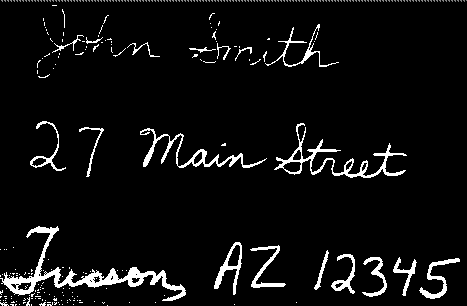
//> input picture homework/homework-4/test.png, 467 x 306 px
$ ./main ../test.png   (built with g++ and OpenCV 4)
//> lines starting //> are read from the running program, lines starting //| are printed output that depends on the picture; after the words box and inside, x2 and y2 are one past the last pixel; in counts of white or black regions, pixels touching at a corner belong together
#include <opencv2/opencv.hpp>

using namespace cv;

void populateHistogram(Mat &inputImage, int *pixelValueHistogram, double *probabilityDistribution);
void populateDistributionArray(double *probabilityDistribution, int *pixelValueHistogram, int totalImagePixels);
void calculateJValues(int currentThreshold, double *probabilityDistribution, double &q1, double &q2, double &mu1, double &mu2, double &sigmaSquared1, double &sigmaSquared2, double *jValues);
void printArrayValues(int *pixelValueHistogram, double *probabilityDistribution, double *jValues);
void findMinimumJValue(int &bestThreshold, double *jValues);
void binarizeImage(Mat &output, int threshold);
void removeFileExtension(String &imageName);
void openWindow(String windowName, Mat *image);

int main(int argc, char **argv)
{

  // Usage for the program
  if (argc != 2)
  {
    std::cout << "Usage: {programName} path/to/image" << std::endl;
    return -1;
  }

  // Read the image file
  Mat inputImage = imread(argv[1], IMREAD_GRAYSCALE);
//> inputImage is the input picture: 306 rows x 467 cols, CV_8UC1; min 0, max 255, mean 14.4

  // Check for failure when opening the image.
  if (inputImage.empty())
  {
    std::cout << "Could not open or find the image" << std::endl;
    return -1;
  }

  Mat output = inputImage.clone();

  // A histogram of the pixel values in the pixels in the image.
  int pixelValueHistogram[256];
  double probabilityDistribution[256];
  double jValues[256];

  // Populating the grayscale histogram and creating the
  populateHistogram(inputImage, pixelValueHistogram, probabilityDistribution);
//> pixelValueHistogram = 256 values, max 134604 at index 0, min 0 at index 1, mean 558.2

  // Populating the probability distribution array.
  int rows = inputImage.rows;
//> rows = 306
  int columns = inputImage.cols;
//> columns = 467

  int totalImagePixels = inputImage.rows * inputImage.cols;
//> totalImagePixels = 142902
  populateDistributionArray(probabilityDistribution, pixelValueHistogram, totalImagePixels);
//> probabilityDistribution = 256 values, max 0.942 at index 0, min 0 at index 1, mean 0.00391

  // Test each different threshold value and calculate the values.
  double q1, q2, mu1, mu2, sigmaSquared1, sigmaSquared2;
  for (int currentThreshold = 0; currentThreshold < 256; currentThreshold++)
  {

    calculateJValues(currentThreshold, probabilityDistribution,
                     q1, q2,
                     mu1, mu2,
                     sigmaSquared1, sigmaSquared2,
                     jValues);
  }
//> this loop made 256 passes
//> (q1, q2, mu2, sigmaSquared2) on passes 1 to 3: (0, 1, 14.42, 3220.3), (0.942, 0.0581, 248.3, 753.4), (0.942, 0.0581, 248.3, 753.4)
//> after the loop, q1 = 0.945; q2 = 0.0548; mu1 = 0.469; mu2 = 0; sigmaSquared1 = 63.53; sigmaSquared2 = 0

  printArrayValues(pixelValueHistogram, probabilityDistribution, jValues);

  // Find the best threshold using the jValues.
  int bestThreshold = 0;
  findMinimumJValue(bestThreshold, jValues);

  // Use the best threshold to run binarization of the image.
  binarizeImage(output, bestThreshold);

  // Save the binarized image.
  String imageName = argv[1];
  removeFileExtension(imageName);
  imageName.append("-binarized.png");

  imwrite(imageName, output);

  // [7 lines of commented-out code are left out]

  return 0;
}

void populateHistogram(Mat &inputImage, int *pixelValueHistogram, double *probabilityDistribution)
{
  int rows = inputImage.rows;
  int columns = inputImage.cols;
  int totalImagePixels = rows * columns;

  // Populate the pixel value histogram and probability histogram.
  // Initialize the histogram to zeros.
  for (int i = 0; i < 256; i++)
  {
    pixelValueHistogram[i] = 0;
  }

  // Scan the entire image and populate the pixel values.
  for (int row = 0; row < rows; row++)
  {
    for (int column = 0; column < columns; column++)
    {

      // Get the value of the pixel at that coordinate.
      int pixelValue = inputImage.at<uint8_t>(row, column);

      // Incrementing the value of the number of pixels that match the current threshold.
      pixelValueHistogram[pixelValue]++;
    }
  }
}

void populateDistributionArray(double *probabilityDistribution, int *pixelValueHistogram, int totalImagePixels)
{

  // Populate the pixel value histogram and probability histogram.
  for (int i = 0; i < 256; i++)
  {
    // Populating the probability distribution histogram after all of the pixels are counted.
    probabilityDistribution[i] = (double)pixelValueHistogram[i] / (double)totalImagePixels;

    // std::cout << "Pixel Value Histogram at " << i << ": " << pixelValueHistogram[i] << std::endl;
  }
}

void calculateJValues(int threshold, double *probabilityDistribution, double &q1, double &q2, double &mu1, double &mu2, double &sigmaSquared1, double &sigmaSquared2, double *jValues)
{

  // Calculating q1 for the specified theshold.
  q1 = 0;
  // This gets the sum of all of the pixels that are below the specified threshold.
  for (int i = 0; i < threshold; i++)
  {
    q1 += probabilityDistribution[i];
  }

  // std::cout << "q1 found: " << q1 << std::endl;

  // This is the second value for Kittler's and Illingworth's method.
  q2 = 1 - q1;

  // Calculate the new mu values. THey are initialized to zero because we know that q1 and q2 are positive.
  mu1 = 0;
  mu2 = 0;

  for (int i = 0; i < threshold; i++)
  {
    mu1 += ((double)i * (probabilityDistribution[i] / q1));
  }

  for (int i = threshold + 1; i < 256; i++)
  {
    mu2 += ((double)i * (probabilityDistribution[i] / q2));
  }

  // TODO: Figure out the edge case whenever q1 or q2 are equal to 1 and zero.

  // std::cout << "mu1: " << mu1 << " mu2: " << mu2 << std::endl;

  // Calculating the new sigma values.
  sigmaSquared1 = 0;
  sigmaSquared2 = 0;

  // Calculating sigmaSquared1
  for (int i = 0; i < threshold; i++)
  {
    sigmaSquared1 += ((i - mu1) * (i - mu1) * probabilityDistribution[i] / q1);
  }

  // Calculating sigmaSquared2
  for (int i = threshold + 1; i < 256; i++)
  {
    sigmaSquared2 += ((i - mu2) * (i - mu2) * probabilityDistribution[i] / q2);
  }

  double sigma1 = sqrt(sigmaSquared1);
  double sigma2 = sqrt(sigmaSquared2);

  // std::cout << "sigma1: " << sigma1 << " sigma2: " << sigma2 << std::endl;

  // jValues[currentThreshold] = -q1 * std::log10(q1) - q2 * std::log10(q2) + q1 * std::log10(sigma1) + q2 * std::log10(sigma2);
  jValues[threshold] = 0 - (q1 * std::log(q1)) - (q2 * std::log(q2)) + (q1 * std::log(sigma1)) + (q2 * std::log(sigma2));
}

void printArrayValues(int *pixelValueHistogram, double *probabilityDistribution, double *jValues)
{
  // PRINTING ALL OF THE ARRAY VALUES
  // std::cout << "Printing Arrays: i pixelHistogram probabilityDistribution jValues " << std::endl;
  for (int i = 0; i < 256; i++)
  {
    std::cout << i << " " << pixelValueHistogram[i] << " " << probabilityDistribution[i] << " " << jValues[i] << std::endl;
  }
//> this loop made 256 passes
//| 0 134604 0.941932 -nan
//| 1 0 0 -inf
//| 2 0 0 -inf
//| 3 0 0 -inf
//| 4 0 0 -inf
//| 5 0 0 -inf
//| 6 0 0 -inf
//| 7 0 0 -inf
//> (output is shown up to pass 8 of 256)
  // [12 lines of commented-out code are left out]
}

void findMinimumJValue(int &minimumJValueIndex, double *jValues)
{
  // Set the best value to the largest value possible.
  double bestJValue = std::numeric_limits<double>::max();

  // Check each possible j value to find the smallest jValue.
  for (int i = 0; i < 256; i++)
  {
    double currentJValue = jValues[i];

    // Find the minimum J value.
    if (
        // Check if the value is not a number.
        !isnan(currentJValue) &&

        // Check if the value not +-infinity.
        !std::isinf(currentJValue) &&

        // Check if the value is the new minimum.
        currentJValue < bestJValue)
    {
      // std::cout << "Updating best j value from (" << bestJValue << ") to (" << bestJValue << ") At index: " << i << std::endl;
      bestJValue = currentJValue;
      minimumJValueIndex = i;
    }
  }
//> this loop made 256 passes
//> (currentJValue, bestJValue) on pass 124: (-0.297, -0.297)
//> currentJValue on passes 1 to 6: nan, -inf, -inf, -inf, -inf, -inf
//> after the loop, bestJValue = -0.297; minimumJValueIndex = 123
}

void binarizeImage(Mat &output, int threshold)
{
//> called with threshold = 123

  std::cout << "Binarizing Image with threshold found in Kittler's Algorithm: " << threshold << std::endl;
//| Binarizing Image with threshold found in Kittler's Algorithm: 123

  // Use the best threshold to run binarization of the image.
  for (int row = 0; row < output.rows; row++)
  {
    for (int column = 0; column < output.cols; column++)
    {
      int pixelValue = output.at<uint8_t>(row, column);

      if (pixelValue < threshold)
      {
        output.at<uint8_t>(row, column) = 255;
      }
      else
      {
        output.at<uint8_t>(row, column) = 0;
      }
    }
  }
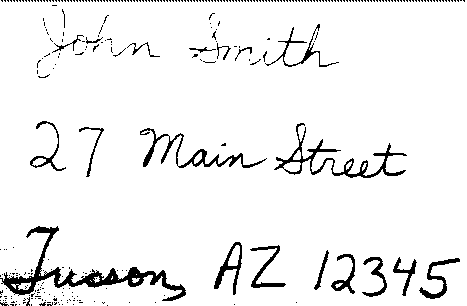
//> output: 306 rows x 467 cols, CV_8UC1; 94.2% white; 334 black regions (313 under 20 px), largest, box (x1, y1, x2, y2) and area: (0, 226, 186, 301) 2116, (274, 123, 407, 178) 1093, (140, 128, 267, 168) 806
//> in main, `String imageName = argv[1];`: imageName = "../test.png"
}

void removeFileExtension(String &imageName)
{
  size_t last = imageName.find_last_of(".");
//> last = 7
  imageName = imageName.substr(0, last);
//> imageName = "../test"
}

void openWindow(String windowName, Mat *image)
{

  namedWindow(windowName); // Create a window

  imshow(windowName, *image); // Show our image inside the created window.

  waitKey(0); // Wait for any keystroke in the window

  destroyWindow(windowName); // destroy the created window
}
